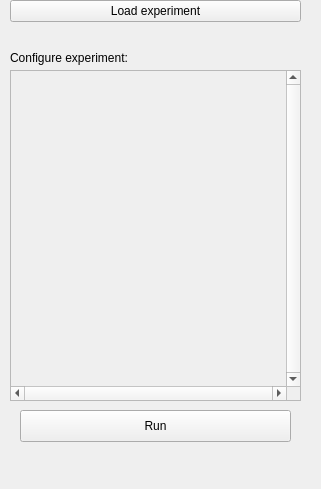
    <widget class="QWidget" name="page_expt">
     <property name="geometry">
      <rect>
       <x>0</x>
       <y>0</y>
       <width>321</width>
       <height>489</height>
      </rect>
     </property>
     <attribute name="label">
      <string>Experiment</string>
     </attribute>
     <widget class="QPushButton" name="load_expt">
      <property name="geometry">
       <rect>
        <x>10</x>
        <y>0</y>
        <width>291</width>
        <height>22</height>
       </rect>
      </property>
      <property name="text">
       <string>Load experiment</string>
      </property>
     </widget>
     <widget class="QLabel" name="expt_msg">
      <property name="geometry">
       <rect>
        <x>10</x>
        <y>30</y>
        <width>311</width>
        <height>16</height>
       </rect>
      </property>
      <property name="text">
       <string>&lt;no expt loaded&gt;</string>
      </property>
      <property name="alignment">
       <set>Qt::AlignCenter</set>
      </property>
     </widget>
     <widget class="QPushButton" name="run">
      <property name="enabled">
       <bool>true</bool>
      </property>
      <property name="geometry">
       <rect>
        <x>20</x>
        <y>410</y>
        <width>271</width>
        <height>32</height>
       </rect>
      </property>
      <property name="text">
       <string>Run</string>
      </property>
     </widget>
     <widget class="QScrollArea" name="userGUI">
      <property name="geometry">
       <rect>
        <x>10</x>
        <y>70</y>
        <width>291</width>
        <height>331</height>
       </rect>
      </property>
      <property name="verticalScrollBarPolicy">
       <enum>Qt::ScrollBarAlwaysOn</enum>
      </property>
      <property name="horizontalScrollBarPolicy">
       <enum>Qt::ScrollBarAlwaysOn</enum>
      </property>
      <property name="sizeAdjustPolicy">
       <enum>QAbstractScrollArea::AdjustToContents</enum>
      </property>
      <property name="widgetResizable">
       <bool>true</bool>
      </property>
      <widget class="QWidget" name="scrollAreaWidgetContents">
       <property name="geometry">
        <rect>
         <x>0</x>
         <y>0</y>
         <width>275</width>
         <height>315</height>
        </rect>
       </property>
      </widget>
     </widget>
     <widget class="QLabel" name="expt_msg_2">
      <property name="geometry">
       <rect>
        <x>10</x>
        <y>50</y>
        <width>231</width>
        <height>16</height>
       </rect>
      </property>
      <property name="text">
       <string>Configure experiment:</string>
      </property>
      <property name="alignment">
       <set>Qt::AlignLeading|Qt::AlignLeft|Qt::AlignVCenter</set>
      </property>
     </widget>
    </widget>
